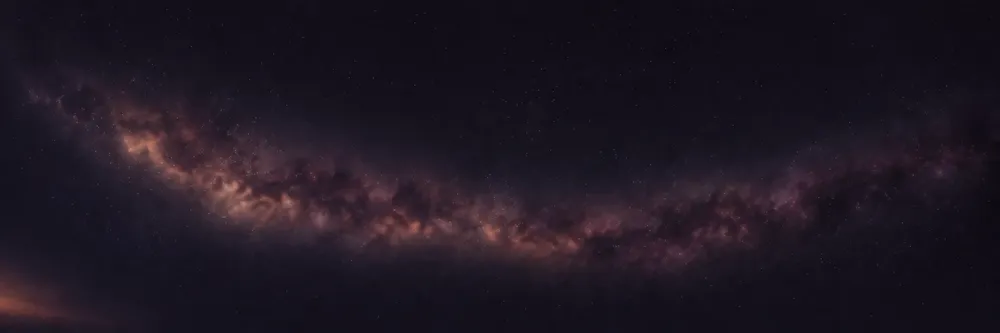
#> input picture nas/nas-sky-desktop.webp, 1000 x 333 px, shrunk from 4344 x 1448 before the run, found by its file name
$ python bake-nas-blue.py
#> lines starting #> are read from the running program, lines starting #| are printed output that depends on the picture
"""bake-nas-blue.py — Name a Star's sky, cooler and bluer: the Milky Way plate (nas/nas-sky-desktop.webp,
nas-sky-phone.webp) recoloured to one blue the way calm-bgs' "quiet Milky Way" is (its light becomes haze-blue, its warm
parts lean lavender, over a night-to-midnight ground), with its real stars kept crisp. Same sizes as the originals, so
the sky field and its stars keep their places. Writes nas/nas-sky-blue.webp and nas/nas-sky-blue-phone.webp.
Run from diwaliv3/: python3 tools/bake-nas-blue.py"""
import numpy as np
from PIL import Image
from scipy import ndimage as nd

def hx(h): h = h.lstrip('#'); return np.array([int(h[i:i + 2], 16) for i in (0, 2, 4)], np.float32) / 255
NIGHT, NAVY, MID, HAZE, LAV, ICE = hx('070B1A'), hx('0B1430'), hx('142552'), hx('3A5CA8'), hx('8A84D6'), hx('E2ECFF')

for src_name, out_name in (('nas/nas-sky-desktop.webp', 'nas/nas-sky-blue.webp'), ('nas/nas-sky-phone.webp', 'nas/nas-sky-blue-phone.webp')):
    src = np.asarray(Image.open(src_name).convert('RGB')).astype(np.float32) / 255
    H, W = src.shape[:2]
#> H = 333; W = 1000
    y = np.linspace(0, 1, H)[:, None, None]
#> y = 333 values from 0 to 1
    ground = np.where(y < .5, NIGHT * (1 - y * 2) + NAVY * (y * 2), NAVY * (2 - y * 2) + MID * (y * 2 - 1))   # night, navy, midnight
    L = src @ np.array([.2126, .7152, .0722], np.float32); Ls = nd.gaussian_filter(L, 1.0)
#> after `L = src @ np.array([0.2126, 0.7152, 0.0722], np.float32)`:
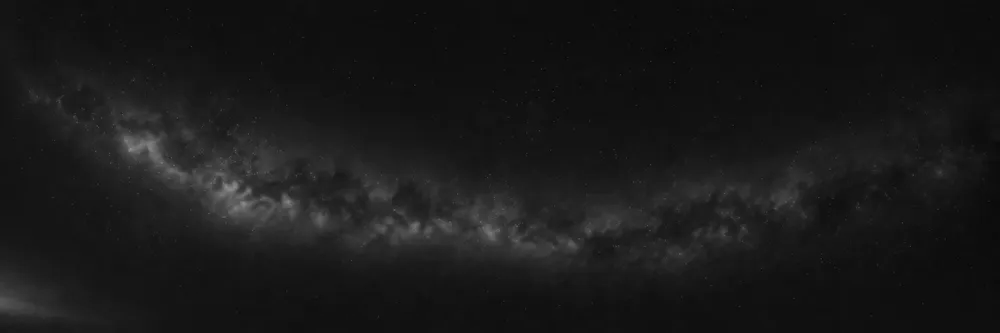
#> L: shape (333, 1000) float32; min 0.00617, max 0.565, mean 0.101
    t = np.clip((Ls - np.percentile(Ls, 4)) / (np.percentile(Ls, 99.6) - np.percentile(Ls, 4)), 0, 1)
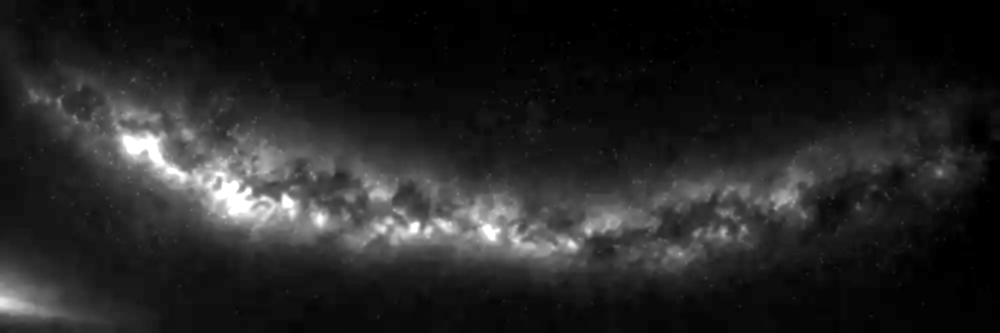
#> t: shape (333, 1000) float32; min 0, max 1, mean 0.144
    hue = np.clip(nd.gaussian_filter(src[..., 0] - src[..., 2], 8) * 4 + .5, 0, 1)[..., None]   # warm parts to lavender, cool to blue
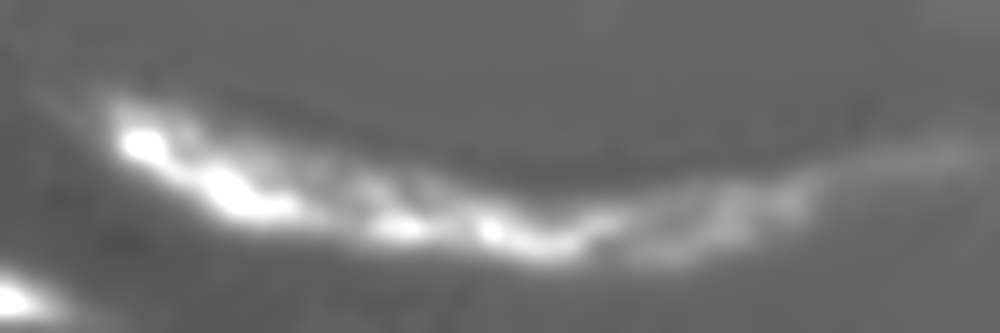
#> hue: shape (333, 1000, 1) float32; min 0.309, max 1, mean 0.45
    light = HAZE * (1 - hue * .6) + LAV * hue * .6
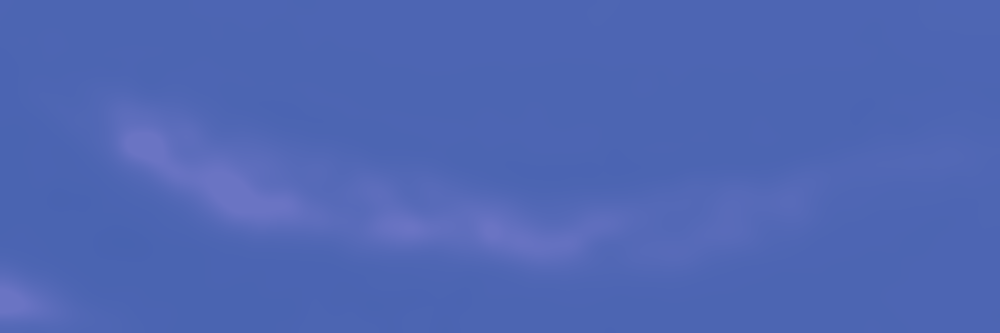
#> light: shape (333, 1000, 3) float32; mean R, G, B 0.312, 0.403, 0.708
    sky = ground + t[..., None] ** 1.15 * light * .62
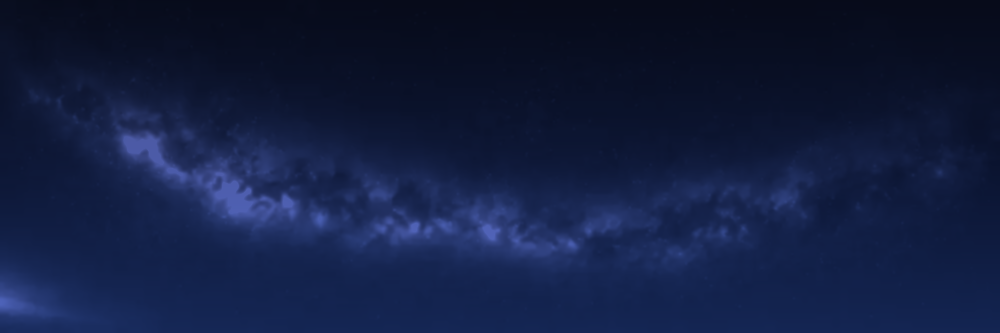
#> sky: shape (333, 1000, 3) float64; mean R, G, B 0.0731, 0.117, 0.253
    stars = np.clip(L - nd.gaussian_filter(L, 3), 0, 1)[..., None] * 2.6 * ICE   # the real stars, crisp
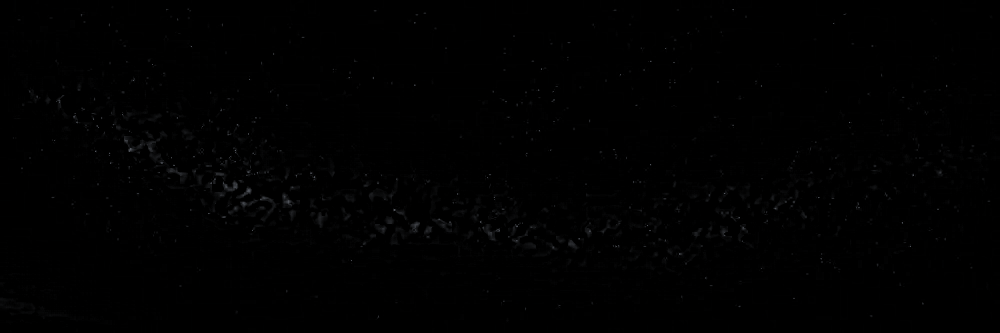
#> stars: shape (333, 1000, 3) float32; mean of channels 0, 1, 2 0.00355, 0.00371, 0.00401; drawn as R, G, B
    out = np.clip(sky + stars, 0, 1)
    out += np.random.default_rng(3).normal(0, .7 / 255, out.shape)            # a light dither, so the gradients don't band
    Image.fromarray((np.clip(out, 0, 1) * 255 + .5).astype(np.uint8)).save(out_name, quality=86, method=6)
    print(out_name, W, 'x', H)
#| nas/nas-sky-blue.webp 1000 x 333
#> pass 2 of the loop `for src_name, out_name in (('nas/nas-sky-desktop.webp', 'nas/nas-sky-b..`:
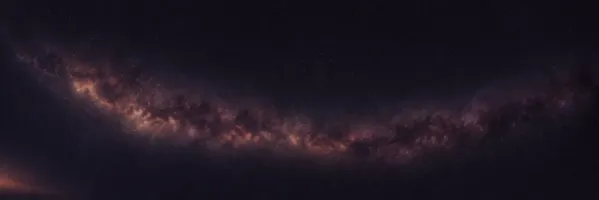
#> input picture nas/nas-sky-phone.webp, 599 x 200 px, shrunk from 2600 x 867 before the run, found by its file name
#> src: shape (200, 599, 3) float32
#> L: shape (200, 599) float32
#> Ls: shape (200, 599) float32
#> t: shape (200, 599) float32
#> hue: shape (200, 599, 1) float32
#> light: shape (200, 599, 3) float32
#> sky: shape (200, 599, 3) float64
#> `stars = np.clip(L - nd.gaussian_filter(L, 3), 0, 1)[..., None] * 2.6 *..`:
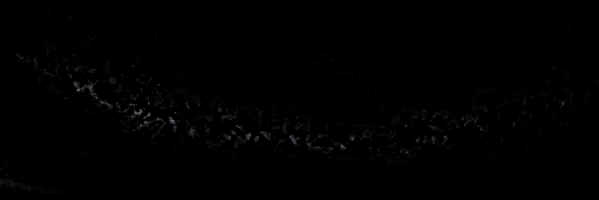
#> stars: shape (200, 599, 3) float32; mean of channels 0, 1, 2 0.00432, 0.00451, 0.00487; drawn as R, G, B
#> `Image.fromarray((np.clip(out, 0, 1) * 255 + .5).astype(np.uint8)).save..`:
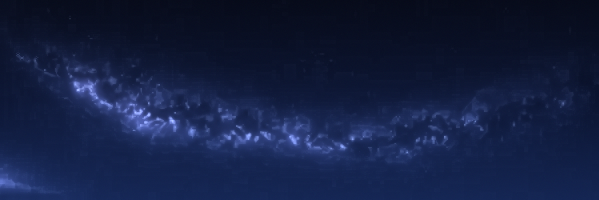
#> saved as nas-sky-blue-phone.webp: PIL image 599x200 RGB; mean R, G, B 19.8, 31.1, 66
#| nas/nas-sky-blue-phone.webp 599 x 200
